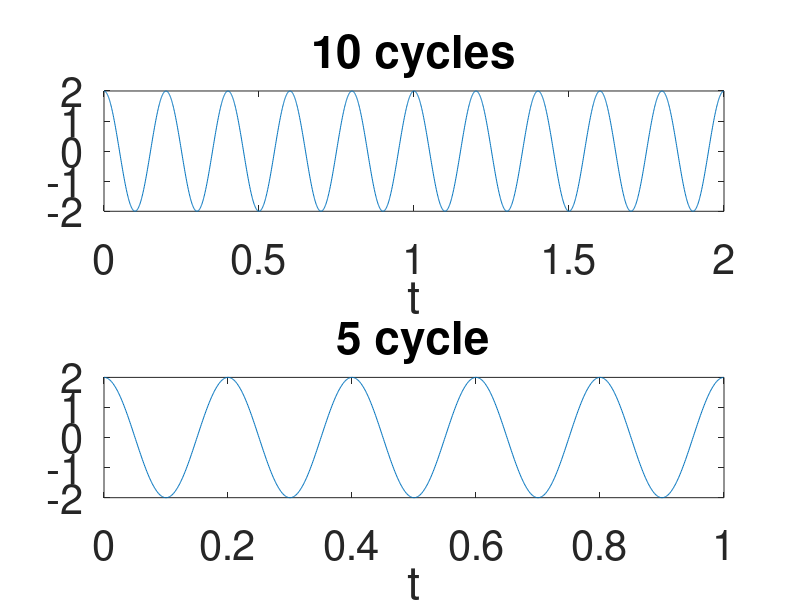
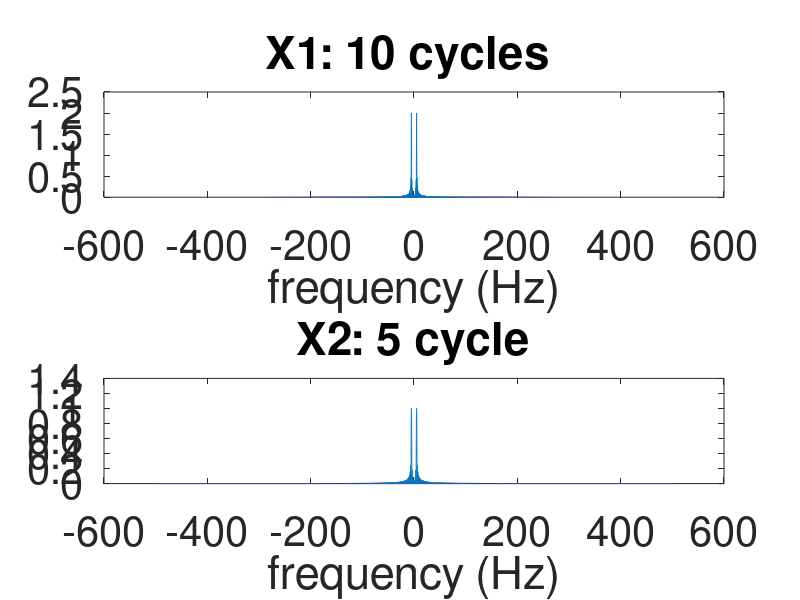

Source code (MATLAB) for these figures, in order:
close all
clear all
clc
set(0,'DefaultAxesFontSize',30);  % set the font size of plot window 
%%
dT=0.001;
t1 = 0:dT:2-dT; % Time vector 
t2=0:dT:1-dT;
f = 5; % Create a square wave of f Hz.
x1 = 2*cos(2*pi*t1*f);  % 10 cycles
x2 = 2*cos(2*pi*t2*f);  % 5 cycles

figure (1)
subplot(211)
plot(t1,x1);
xlabel('t');
title('10 cycles')

subplot(212)
plot(t2,x2);
xlabel('t');
title('5 cycle')



X1 = fft(x1,100*length(x1))*dT;  % fft() does not keep track of temporal information of signal
                                 % we need to multiply with dT 
X2 = fft(x2,100*length(x2))*dT;  % fft() does not keep track of temporal information of signal
                                 % we need to multiply with dT 

% Frequency vector
W1=linspace(-pi,pi,length(X1));  % discrete angular freq
w1=W1/dT;  % angular freq
f1=w1/2/pi;

W2=linspace(-pi,pi,length(X2));  % discrete angular freq
w2=W2/dT;  % angular freq
f2=w2/2/pi;



figure(2);
subplot(211)
plot(f1,abs(fftshift(X1)));
xlabel('frequency (Hz)');
title('X1: 10 cycles ');


subplot(212)
plot(f2,abs(fftshift(X2)));
xlabel('frequency (Hz)');
title('X2: 5 cycle');
